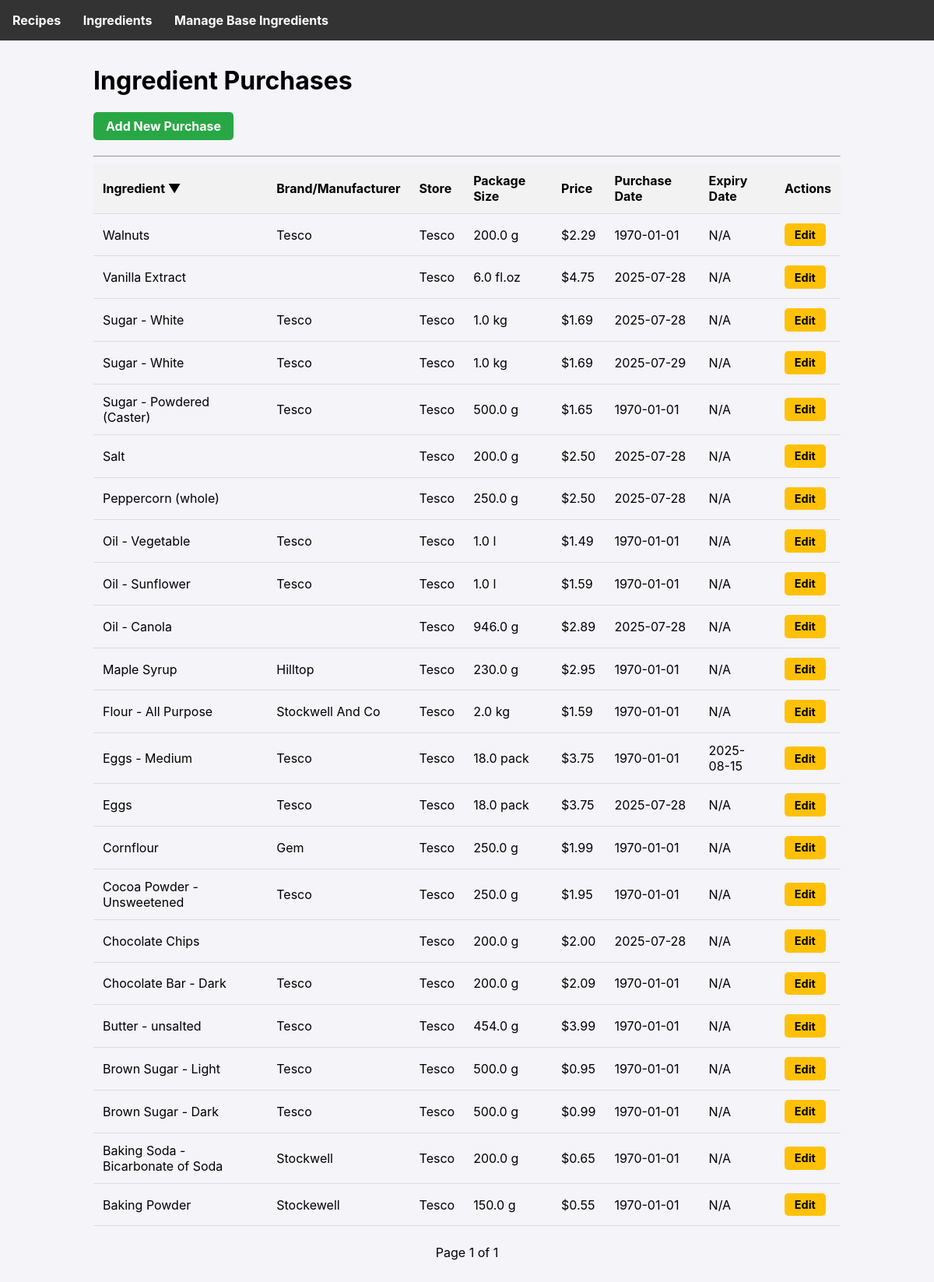
/ingredients?page=1&sort_by=name&order=desc, run on the app's committed database.
### tables this page shows
CREATE TABLE ingredient_purchases (
        id INTEGER PRIMARY KEY AUTOINCREMENT,
        ingredient_id INTEGER NOT NULL,
        store TEXT,
        package_amount REAL NOT NULL,
        package_unit TEXT NOT NULL,
        price REAL NOT NULL,
        purchase_date TEXT NOT NULL,
        expiry_date TEXT, brand TEXT,
        FOREIGN KEY (ingredient_id) REFERENCES ingredients (id)
    );

CREATE TABLE ingredients (
        id INTEGER PRIMARY KEY AUTOINCREMENT,
        name TEXT UNIQUE NOT NULL
    , density_g_ml REAL);

### app.py (the view)
@app.route('/ingredients')
def list_ingredients():
    db = get_db()
    page = request.args.get('page', 1, type=int)
    per_page = 25
    offset = (page - 1) * per_page
    sort_by = request.args.get('sort_by', 'purchase_date')
    order = request.args.get('order', 'desc')
    allowed_sort_columns = {
        'name': 'i.name',
        'store': 'ip.store',
        'purchase_date': 'ip.purchase_date'
    }
    sort_column = allowed_sort_columns.get(sort_by, 'ip.purchase_date')
    if order not in ['asc', 'desc']:
        order = 'desc'
    query = f'''
        SELECT ip.*, i.name
        FROM ingredient_purchases ip JOIN ingredients i ON ip.ingredient_id = i.id
        ORDER BY {sort_column} {order}
        LIMIT ? OFFSET ?
    '''
    purchases = db.execute(query, (per_page, offset)).fetchall()
    total_purchases = db.execute('SELECT COUNT(id) FROM ingredient_purchases').fetchone()[0]
    total_pages = (total_purchases + per_page - 1) // per_page
    return render_template('ingredients.html', purchases=purchases,
                           page=page, total_pages=total_pages,
                           sort_by=sort_by, order=order)

### app.py (called while the page is built)
def get_db():
    if 'db' not in g:
        g.db = sqlite3.connect(DATABASE)
        g.db.row_factory = sqlite3.Row
    return g.db

### templates/ingredients.html (shortened to what this page needs)
{% extends 'base.html' %}
{% block content %}
  <h1>Ingredient Purchases</h1>
  <a href="{{ url_for('add_ingredient') }}" class="button button-green">Add New Purchase</a>
  <hr style="margin-top: 1.2rem;">
  <table class="sortable">
      <thead>
          <tr>
              {% macro sortable_header(column_key, display_name) %}
                {% set next_order = 'asc' if sort_by == column_key and order == 'desc' else 'desc' %}
                <th class="{% if sort_by == column_key %}sorted-{{ order }}{% endif %}">
                    <a href="{{ url_for('list_ingredients', page=page, sort_by=column_key, order=next_order) }}">{{ display_name }}</a>
                </th>
              {% endmacro %}
              {{ sortable_header('name', 'Ingredient') }}
              <th>Brand/Manufacturer</th>
              {{ sortable_header('store', 'Store') }}
              <th>Package Size</th>
              <th>Price</th>
              {{ sortable_header('purchase_date', 'Purchase Date') }}
              <th>Expiry Date</th>
              <th>Actions</th>
          </tr>
      </thead>
      <tbody>
          {% for p in purchases %}
          <tr>
              <td>{{ p.name }}</td>
              <td>{{ p.brand or '' }}</td>
              <td>{{ p.store }}</td>
              <td>{{ p.package_amount }} {{ p.package_unit }}</td>
              <td>${{ '%.2f'|format(p.price) }}</td>
              <td>{{ p.purchase_date }}</td>
              <td>{{ p.expiry_date or 'N/A' }}</td>
              <td>
                  <a href="{{ url_for('edit_ingredient', purchase_id=p.id) }}" class="button button-yellow button-sm">Edit</a>
              </td>
          </tr>
          {% else %}
          <tr>
              <td colspan="8">No ingredient purchases found.</td>
          </tr>
          {% endfor %}
      </tbody>
  </table>
  <div class="pagination">
    <span>Page {{ page }} of {{ total_pages }}</span>
  </div>
{% endblock %}

### templates/base.html (style rules this page uses)
body { font-family: -apple-system, BlinkMacSystemFont, "Segoe UI", Roboto, "Helvetica Neue", Arial, sans-serif; margin: 0; background-color: #f4f4f9; }
a { color: #007bff; }
table { width: 100%; border-collapse: collapse; }
th, td { padding: 0.75rem; text-align: left; border-bottom: 1px solid #ddd; }
th { background-color: #f2f2f2; }
.pagination { margin-top: 1.5rem; text-align: center; }
.sortable th a { text-decoration: none; color: inherit; }
.sortable th.sorted-desc a::after { content: ' ▼'; }
.button { display: inline-block; padding: 0.5rem 1rem; border-radius: 5px; text-decoration: none; font-weight: bold; border: none; cursor: pointer; text-align: center; }
.button-green { background-color: #28a745; color: white; }
.button-yellow { background-color: #ffc107; color: black; }
.button-sm { padding: 0.4rem 0.8rem; font-size: 0.9rem; }

### data on the page
ingredient_purchases: name "Walnuts", brand "Tesco", store "Tesco", package_amount "200.0", package_unit "g", price "2.29", purchase_date "1970-01-01", expiry_date "N/A"
ingredient_purchases: name "Vanilla Extract", store "Tesco", package_amount "6.0", package_unit "fl.oz", price "4.75", purchase_date "2025-07-28", expiry_date "N/A"
ingredient_purchases: name "Sugar - White", brand "Tesco", store "Tesco", package_amount "1.0", package_unit "kg", price "1.69", purchase_date "2025-07-28", expiry_date "N/A"
ingredient_purchases: name "Sugar - White", brand "Tesco", store "Tesco", package_amount "1.0", package_unit "kg", price "1.69", purchase_date "2025-07-29", expiry_date "N/A"
ingredient_purchases: name "Sugar - Powdered (Caster)", brand "Tesco", store "Tesco", package_amount "500.0", package_unit "g", price "1.65", purchase_date "1970-01-01", expiry_date "N/A"
ingredient_purchases: name "Salt", store "Tesco", package_amount "200.0", package_unit "g", price "2.50", purchase_date "2025-07-28", expiry_date "N/A"
ingredient_purchases: name "Peppercorn (whole)", store "Tesco", package_amount "250.0", package_unit "g", price "2.50", purchase_date "2025-07-28", expiry_date "N/A"
ingredient_purchases: name "Oil - Vegetable", brand "Tesco", store "Tesco", package_amount "1.0", package_unit "l", price "1.49", purchase_date "1970-01-01", expiry_date "N/A"
ingredient_purchases: name "Oil - Sunflower", brand "Tesco", store "Tesco", package_amount "1.0", package_unit "l", price "1.59", purchase_date "1970-01-01", expiry_date "N/A"
ingredient_purchases: name "Oil - Canola", store "Tesco", package_amount "946.0", package_unit "g", price "2.89", purchase_date "2025-07-28", expiry_date "N/A"
ingredient_purchases: name "Maple Syrup", brand "Hilltop", store "Tesco", package_amount "230.0", package_unit "g", price "2.95", purchase_date "1970-01-01", expiry_date "N/A"
ingredient_purchases: name "Flour - All Purpose", brand "Stockwell And Co", store "Tesco", package_amount "2.0", package_unit "kg", price "1.59", purchase_date "1970-01-01", expiry_date "N/A"
ingredient_purchases: name "Eggs - Medium", brand "Tesco", store "Tesco", package_amount "18.0", package_unit "pack", price "3.75", purchase_date "1970-01-01", expiry_date "2025-08-15"
ingredient_purchases: name "Eggs", brand "Tesco", store "Tesco", package_amount "18.0", package_unit "pack", price "3.75", purchase_date "2025-07-28", expiry_date "N/A"
ingredient_purchases: name "Cornflour", brand "Gem", store "Tesco", package_amount "250.0", package_unit "g", price "1.99", purchase_date "1970-01-01", expiry_date "N/A"
ingredient_purchases: name "Cocoa Powder - Unsweetened", brand "Tesco", store "Tesco", package_amount "250.0", package_unit "g", price "1.95", purchase_date "1970-01-01", expiry_date "N/A"
ingredient_purchases: name "Chocolate Chips", store "Tesco", package_amount "200.0", package_unit "g", price "2.00", purchase_date "2025-07-28", expiry_date "N/A"
ingredient_purchases: name "Chocolate Bar - Dark", brand "Tesco", store "Tesco", package_amount "200.0", package_unit "g", price "2.09", purchase_date "1970-01-01", expiry_date "N/A"
ingredient_purchases: name "Butter - unsalted", brand "Tesco", store "Tesco", package_amount "454.0", package_unit "g", price "3.99", purchase_date "1970-01-01", expiry_date "N/A"
ingredient_purchases: name "Brown Sugar - Light", brand "Tesco", store "Tesco", package_amount "500.0", package_unit "g", price "0.95", purchase_date "1970-01-01", expiry_date "N/A"
ingredient_purchases: name "Brown Sugar - Dark", brand "Tesco", store "Tesco", package_amount "500.0", package_unit "g", price "0.99", purchase_date "1970-01-01", expiry_date "N/A"
ingredient_purchases: name "Baking Soda - Bicarbonate of Soda", brand "Stockwell", store "Tesco", package_amount "200.0", package_unit "g", price "0.65", purchase_date "1970-01-01", expiry_date "N/A"
ingredient_purchases: name "Baking Powder", brand "Stockewell", store "Tesco", package_amount "150.0", package_unit "g", price "0.55", purchase_date "1970-01-01", expiry_date "N/A"

### other printed values
{{ display_name }} "Ingredient Store Purchase Date"
{{ page }} "1"
{{ total_pages }} "1"
